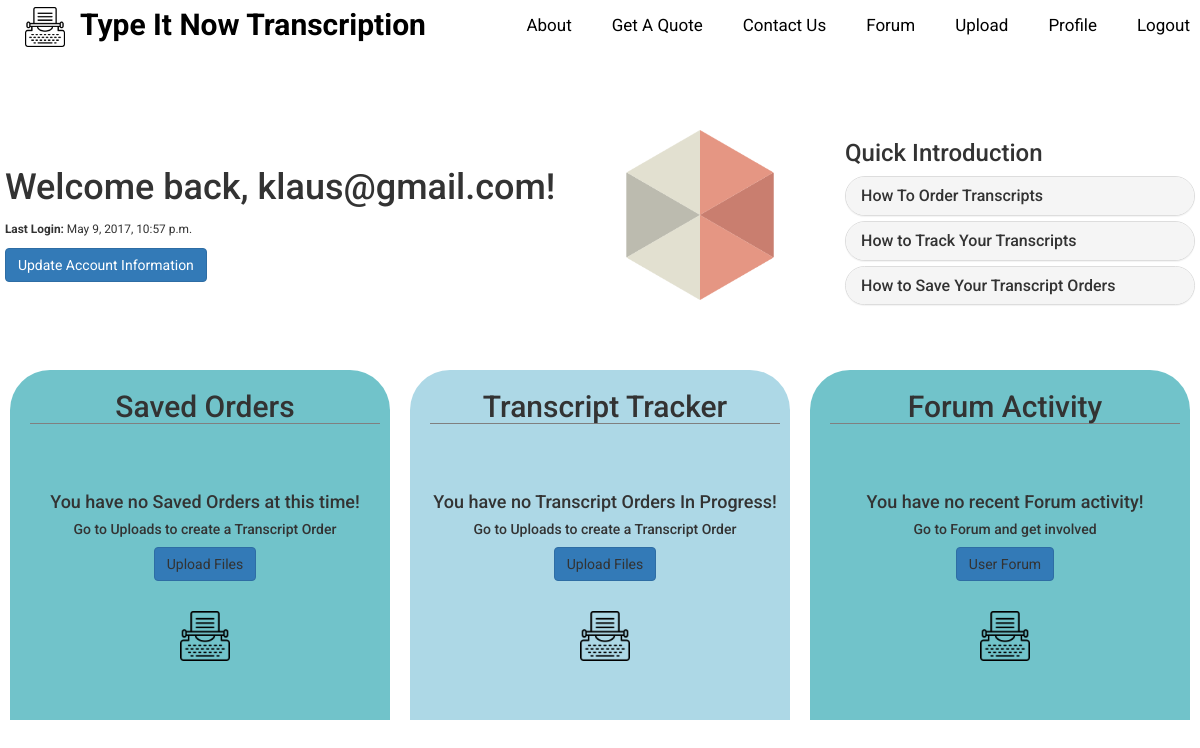
The app's page /profile/ (signed in), older data.
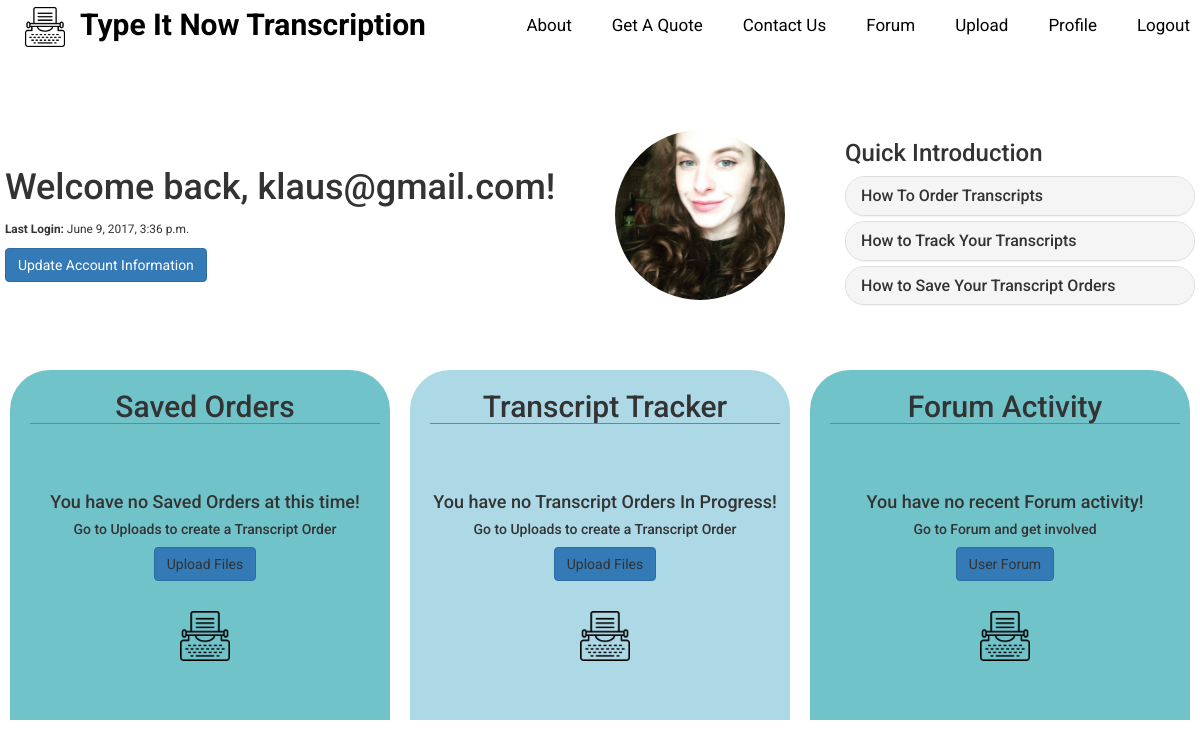
The same page, newer data.
### accounts/models.py (models this page shows)
class User(AbstractUser):
    objects = AccountUserManager()
    last_login = models.DateTimeField(default=timezone.now)
    previous_login = models.DateTimeField(default=timezone.now)
    image = models.ImageField(upload_to='profile_images', blank=True, null=True)
    first_name = models.CharField(max_length=255, default='', blank=True, null=True)
    last_name = models.CharField(max_length=255, default='', blank=True, null=True)
    location = CountryField(blank=True, null=True)
    company = models.CharField(max_length=255, default='', blank=True, null=True)
    phone_regex = RegexValidator(regex=r'^\+?1?\d{9,15}$',
                                 message="Phone number must be entered in the format: '+999999999'. "
                                         "Up to 15 digits allowed.")
    phone_number = models.CharField(validators=[phone_regex], max_length=15, blank=True)

### accounts/views.py (the view)
# urls.py: url(r'^profile/$', accounts_views.profile, name='profile'),
@login_required(login_url='/login/')
def profile(request):
    saved = TranscriptDetails.objects.filter(user=request.user, saved=True)
    tracked = TranscriptDetails.objects.filter(user=request.user, status='InProgress').order_by(
        '-purchased_at')
    args = {'saved': saved, 'tracked': tracked}
    return render(request, 'profile.html', args)

### accounts/templates/profile.html (shortened to what this page needs)
{% extends "base.html" %}
{% load staticfiles %}
{% block content %}
    <div class="profile-page-welcome">
        <div class="profile-page-welcome-info">
            <h1>Welcome back,
                {% if user.first_name %}{{ user.first_name }}{% else %}{{ user.email }}{% endif %}!
            </h1>
            <p>
                <small><strong>Last Login:</strong> {{ user.last_login }}</small>
            </p>
            <a class="btn btn-primary" href="{% url 'editprofile' %}">Update Account Information</a>
        </div>
        {% if user.image %}
            <img src="/media/{{ user.image }}" class="profile-welcome-pic" id="user-pic"/>
        {% else %}
            <img src="{% static "icons/typewriter-small.png" %}" class="profile-welcome-pic"/>
        {% endif %}
        <div class="profile-page-welcome-help">
            <h3>Quick Introduction</h3>
            <div class="panel-group" id="accordion">
                <div class="panel panel-default">
                    <div class="panel-heading">
                        <h4 class="panel-title">
                            <a data-toggle="collapse" data-parent="#accordion" href="#profile-order">How To Order
                                Transcripts</a>
                        </h4>
                    </div>
                </div>
                <div class="panel panel-default">
                    <div class="panel-heading">
                        <h4 class="panel-title">
                            <a data-toggle="collapse" data-parent="#accordion" href="#profile-track">How to Track Your
                                Transcripts</a>
                        </h4>
                    </div>
                </div>
                <div class="panel panel-default">
                    <div class="panel-heading">
                        <h4 class="panel-title">
                            <a data-toggle="collapse" data-parent="#accordion" href="#profile-save">How to Save Your
                                Transcript
                                Orders</a>
                        </h4>
                    </div>
                </div>
            </div>
        </div>
    </div>
    <div class="profile-page-info">
        <div class="profile-saved-orders col-sm-4">
            <div class="prof-header">
                <a href="{% url 'saved_for_later' %}"><h2>Saved Orders</h2></a>
            </div>
            <div class="prof-body">
                {% if saved %}
                    <div class="profile-saved-orders-details">
                        {% for save in saved|slice:":2" %}
                            <div class="profile-saved-orders-detail">
                                <div class="order-number"><h5>Order Number {{ save.id }}</h5></div>
                                <p><strong>Files</strong><br>
                                    {% for file in save.uploaded_files.all %}
                                        {{ file.file_name }}<br>
                                    {% endfor %}
                                </p>
                                <p><strong>Total:</strong> €{{ save.total_price }}</p>
                                <a href="{% url 'saved_for_later' %}" class="btn btn-default">Full Details</a>
                                {{ save.paypal_form.sandbox }}
                            </div>
                        {% endfor %}
                    </div>
                {% else %}
                    <h4>You have no Saved Orders at this time!</h4>
                    <h5>Go to Uploads to create a Transcript Order</h5>
                    <a href="{% url 'uploadfiles' %}" class="btn btn-primary">Upload Files</a>
                    <div class="prof-icon"></div>
                {% endif %}
            </div>
        </div>
        <div class="profile-tracker col-sm-4">
            <div class="prof-header">
                <a href="{% url 'transcript_tracker' %}"><h2>Transcript Tracker</h2>
                </a>
            </div>
            <div class="prof-body">
                {% if tracked %}
                    <div class="profile-saved-orders-details">
                        {% for track in tracked|slice:":2" %}
                            <div class="profile-saved-orders-detail">
                                <h5>Order Number: {{ track.id }}</h5>
                                <p><strong>Files</strong><br>
                                    {% for file in track.uploaded_files.all %}
                                        {{ file.file_name }}<br>
                                    {% endfor %}
                                </p>
                                <p><strong>
                                    {% if track.is_past_due %}Please Check Your Email{% else %}
                                        {{ track.deadline|timeuntil }}{% endif %}
                                </strong></p>
                                {% if track.is_past_due and track.reviews.count < 1 %}
                                    <a class="btn btn-primary" href="{% url 'new_review' track.id %}">Leave a review</a>
                                {% else %}
                                    <a class="btn btn-primary" href="{% url 'transcript_tracker' %}">View Details</a>
                                {% endif %}
                            </div>
                        {% endfor %}
                    </div>
                {% else %}
                    <h4>You have no Transcript Orders In Progress!</h4>
                    <h5>Go to Uploads to create a Transcript Order</h5>
                    <a href="{% url 'uploadfiles' %}" class="btn btn-primary">Upload Files</a>
                    <div class="prof-icon"></div>
                {% endif %}
            </div>
        </div>
        <div class="profile-forum col-sm-4">
            <div class="prof-header">
                <a href="{% url 'forum' %}"><h2>Forum Activity</h2></a>
            </div>
            <div class="prof-body">
                {% if user.posts.all %}
                    <div class="profile-forum-info">
                        {% for post in user.posts.all|slice:":2" %}
                            <div class="profile-forum-info-box">
                                {% autoescape off %}
                                    <a href="{% url 'thread' post.thread.id %}"><p><strong>{{ post.thread.subject.name }}</strong></p></a>
                                    <div>
                                        <p>{{ post.comment| truncatewords:15 }}</p>
                                        <p>
                                            <small>{{ post.created_at }}</small>
                                        </p>
                                    </div>
                                {% endautoescape %}
                            </div>
                        {% endfor %}
                    </div>
                {% else %}
                    <h4>You have no recent Forum activity!</h4>
                    <h5>Go to Forum and get involved</h5>
                    <a href="{% url 'forum' %}" class="btn btn-primary">User Forum</a>
                    <div class="prof-icon"></div>
                {% endif %}
            </div>
        </div>
    </div>
{% endblock %}

### landing/templates/base.html (shortened to what this page needs)
{% load staticfiles %}
<!DOCTYPE html>
<html lang="en">
<head>
    <link rel="stylesheet" href="{% static "css/bootstrap.min.css" %}">
    <link rel="stylesheet" href="{% static "css/dropzone.min.css" %}">
    <link rel="stylesheet" href="{% static "css/basic.min.css" %}">
    <link rel="stylesheet" href="{% static "css/main-style.css" %}">
    <link rel="stylesheet" href="{% static "css/mediaqueries.css" %}">
    <link rel="stylesheet" href="{% static "css/uploadapp-style.css" %}">
    <link rel="stylesheet" href="{% static "css/forumapp-style.css" %}">
    <link rel="stylesheet" href="{% static "css/accountsapp-style.css" %}">
    <link rel="stylesheet" href="{% static "css/font-awesome-4.7.0/css/font-awesome.css" %}">
</head>
<body>
<nav class="navbar navbar-fixed-top transparent">
    <div class="navbar-header">
        <div class="flex-nav-header">
            <div id="nav-logo"><a href="/"><img src="{% static "icons/typewriter.png" %}" alt="logo"></a></div>
            <a class="navbar-brand page-scroll" href="/">Type It Now Transcription</a>
        </div>
    </div>
    <div class="collapse navbar-default navbar-collapse" id="navbar-collapse">
        <ul class="nav navbar-nav navbar-right">
            <li class="dropdown">
                <a class="dropdown-toggle" data-toggle="dropdown">About</a>
            </li>
            <li class="dropdown">
                <a class="dropdown-toggle" data-toggle="dropdown">Get A Quote</a>
            </li>
            <li><a class="page-scroll" href="{% url 'contact' %}">Contact Us</a></li>
            {% if user.is_active %}
                <li><a href="{% url 'forum' %}">Forum</a></li>
                <li><a href="{% url 'uploadfiles' %}">Upload</a></li>
                <li><a class="page-scroll" href="{% url 'profile' %}">Profile</a></li>
                <li><a class="page-scroll" href="{% url 'logout' %}">Logout</a></li>
            {% else %}
                <li><a class="page-scroll" href="{% url 'register' %}">Register</a></li>
                <li><a class="page-scroll" href="{% url 'login' %}">Login</a></li>
            {% endif %}
        </ul>
    </div>
</nav>
    {% block content %}
    {% endblock %}
</body>
</html>

### static/css/main-style.css (style rules this page uses)
body { font-family: "Roboto"; }
a, a:hover, a:visited { text-decoration:none; color:inherit; }
.panel-heading { display:flex; flex-flow:row nowrap; justify-content: flex-start; align-items: flex-start; text-align:left; border-radius:20px; }
.panel-group .panel { border-radius:20px; }
.navbar.navbar-fixed-top.transparent .navbar-collapse { border-width: 0; -webkit-box-shadow: 0 0; box-shadow: 0 0; background-color: rgba(0, 0, 0, 0.0); background-image: -webkit-gradient(linear, 50.00% 0.00%, 50.00% 100.00%, color-stop(0%, rgba(0, 0, 0, 0.00)), color-stop(100%, rgba(0, 0, 0, 0.00))); background-image: -webkit-linear-gradient(270deg, rgba(0, 0, 0, 0.00) 0%, rgba(0, 0, 0, 0.00) 100%); background-image: linear-gradient(180deg, rgba(0, 0, 0, 0.00) 0%, rgba(0, 0, 0, 0.00) 100%); }
.flex-nav-header { display: flex; flex-flow: row nowrap; justify-content: center; align-items: center; margin-left: 25px; }
.navbar-header #nav-logo a img { height: 40px; width: 40px; }
.navbar-header a { color: black !important; font-size: 30px; }
.navbar-collapse ul li a { color: black !important; margin-right: 10px; font-size: 17px; cursor: pointer; }
.navbar-header, .navbar-collapse ul li a:hover { font-weight: bold; }

### static/css/accountsapp-style.css (style rules this page uses)
.profile-page-welcome { display: flex; flex-flow: row wrap; justify-content: space-around; align-items: center; padding: 120px 0 60px 0; }
.profile-page-welcome-info { margin-right: 50px; }
.profile-welcome-pic { height: 170px; width: 170px; }
#user-pic { border-radius: 100%; }
.profile-page-welcome-help { margin-left: 50px; text-align: left; }
.profile-page-welcome-help .panel-group { margin: 0 0 5px 0; width: 350px; }
.profile-page-welcome-help .panel-group a, .profile-page-welcome-help .panel-group a:hover, .profile-page-welcome-help .panel-group a:active { text-decoration: none; }
.profile-page-info, .profile-saved-orders-details { display: flex; flex-flow: row wrap; justify-content: center; align-items: stretch; }
.profile-page-info h2 { border-bottom: 1px solid grey; }
.profile-page-info a, .profile-page-info a:hover, .profile-page-info a:visited { color: inherit; text-decoration: none; }
.profile-saved-orders, .profile-tracker, .profile-forum { display: flex; flex-flow: column nowrap; align-content: center; justify-content: space-around; background-color: #71c3ca; text-align: center; padding: 0 10px 15px 20px; min-height: 350px; min-width: 350px; flex: 1; border-top-left-radius: 40px; border-top-right-radius: 40px; margin: 0 10px 10px 10px; }
.prof-header { flex: 1; }
.prof-body { flex: 2; }
.prof-icon { background: url("../icons/typewriter.png") center; background-size: contain; height: 50px; width: 50px; margin: 30px auto auto auto; }
.profile-tracker { background-color: lightblue; }

Row changes from the older to the newer data that the page shows:
changed User "klaus@gmail.com": last_login "May 9, 2017, 10:57 p.m." → "June 9, 2017, 3:36 p.m."; image: a different picture
